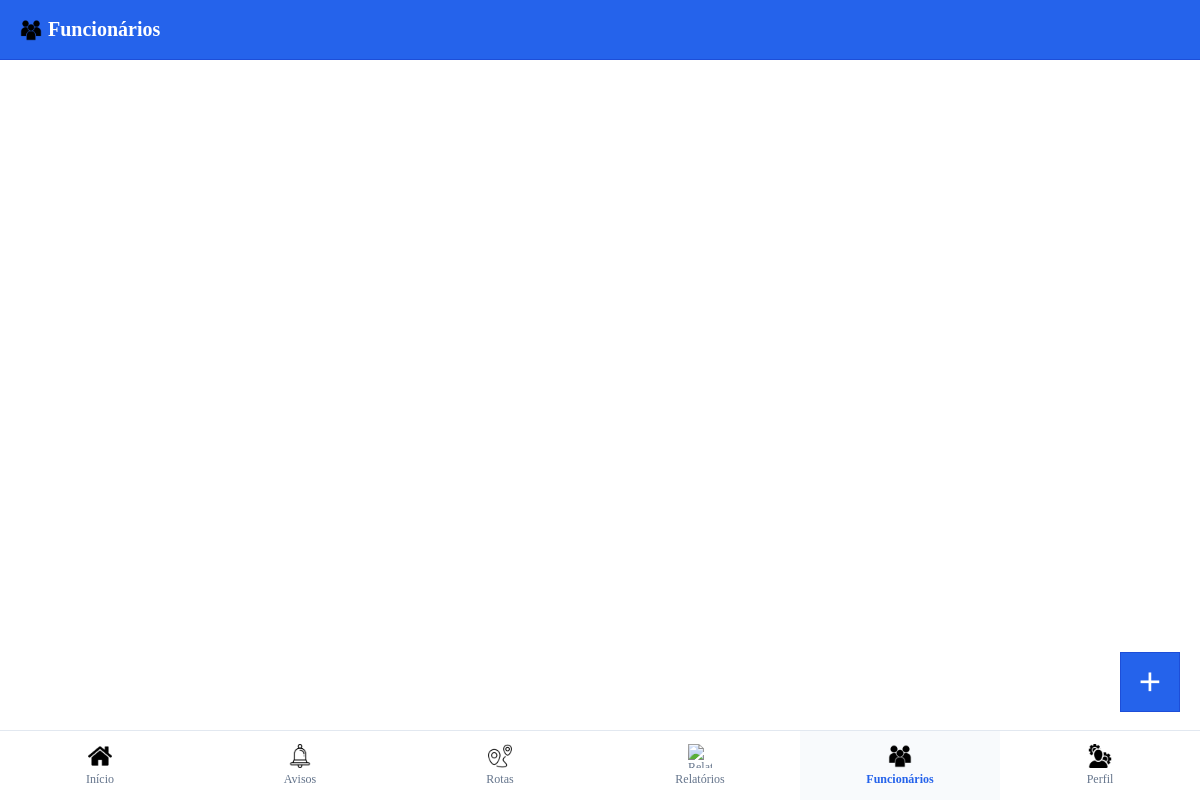
Page /funcionarios.php (signed in) on the earlier database version.
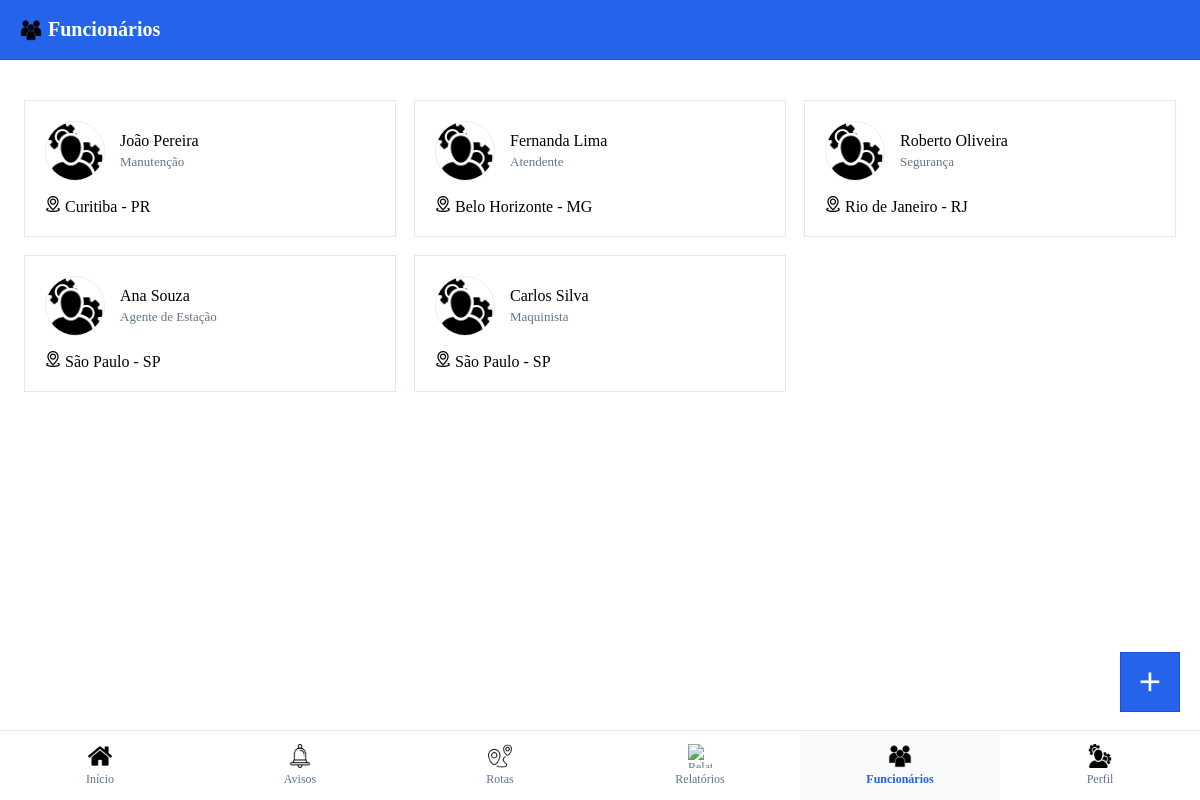
Same page on the later database version.
### tables this page shows
CREATE TABLE employees (
  id INT AUTO_INCREMENT PRIMARY KEY,
  name VARCHAR(150) NOT NULL,
  role VARCHAR(120) NOT NULL,
  phone VARCHAR(30),
  cep VARCHAR(12),
  street VARCHAR(200),
  neighborhood VARCHAR(150),
  city VARCHAR(120),
  uf VARCHAR(4),
  photo VARCHAR(255),
  created_at TIMESTAMP DEFAULT CURRENT_TIMESTAMP
);

### public/funcionarios.php (the view, shortened to what this page needs)
<?php
require_once('../assets/config/db.php');
?>
<!DOCTYPE html>
<html lang="pt-BR">
<head>
    <link href="https://cdn.jsdelivr.net/npm/remixicon@4.3.0/fonts/remixicon.css" rel="stylesheet">
    <link href="../assets/css/styles.css" rel="stylesheet">
</head>
<body>
    <div class="top-header">
        <h1><img src="../assets/images/icones_funcionarios.png" alt="Funcionários" class="icon-img" style="width:22px;height:22px;">
            Funcionários</h1>
    </div>
    <div class="container" style="padding-bottom: 80px;">
        <div class="routes-grid">
            <?php
            $res = $mysqli->query("SELECT * FROM employees ORDER BY id DESC");
            while ($f = $res->fetch_assoc()) {
                $photoVal = $f['photo'];
                if ($photoVal && strpos($photoVal, 'assets/') === 0) {
                    $photoPath = '../' . $photoVal;
                } elseif ($photoVal) {
                    $photoPath = '../assets/uploads/funcionarios/' . $photoVal;
                } else {
                    $photoPath = '../assets/uploads/profile_photos/avatar-default.png';
                }
                $jsonData = htmlspecialchars(json_encode($f), ENT_QUOTES, 'UTF-8');
                echo "
                <div class='route-card' onclick='editEmployee($jsonData)'>
                    <div style='display:flex; gap:15px; align-items:center;'>
                        <img src='$photoPath' style='width:60px; height:60px; border-radius:50%; object-fit:cover; border:1px solid #eee;'>
                        <div>
                            <div class='route-title' style='margin-bottom:4px;'>" . htmlspecialchars($f['name']) . "</div>
                            <div style='font-size:13px; color:var(--muted);'>" . htmlspecialchars($f['role']) . "</div>
                        </div>
                    </div>
                    <div class='details' style='margin-top:15px;'>
                        <img src='../assets/images/local_icone.png' class='icon-img' style='width:16px;height:16px;'> " . htmlspecialchars($f['city']) . " - " . htmlspecialchars($f['uf']) . "
                    </div>
                </div>";
            }
            ?>
        </div>
    </div>
    <div class="fab" onclick="openCreateModal()">
        <i class="ri-add-line" style="font-size: 32px;"></i>
    </div>
    <?php include '_partials/bottom_nav.php'; ?>
</body>
</html>

### public/_partials/bottom_nav.php
<?php
$current_page = basename($_SERVER['PHP_SELF']);
?>
<div class="bottom-nav">
  <a href="dashboard.php" class="<?php echo $current_page == 'dashboard.php' ? 'active' : ''; ?>">
    <img src="../assets/images/inicio_png.png" alt="Início" class="icon-img" style="width:24px;height:24px;margin-bottom:4px;">
    <span>Início</span>
  </a>
  <a href="avisos.php" class="<?php echo $current_page == 'avisos.php' ? 'active' : ''; ?>">
    <img src="../assets/images/notificacao_icone.png" alt="Avisos" class="icon-img" style="width:24px;height:24px;margin-bottom:4px;">
    <span>Avisos</span>
  </a>
  <a href="rotas.php" class="<?php echo $current_page == 'rotas.php' ? 'active' : ''; ?>">
    <img src="../assets/images/rotas_icone.png" alt="Rotas" class="icon-img" style="width:24px;height:24px;margin-bottom:4px;">
    <span>Rotas</span>
  </a>
  <a href="relatorios.php" class="<?php echo $current_page == 'relatorios.php' ? 'active' : ''; ?>">
    <img src="../assets/images/grafico_icone.png" alt="Relatórios" class="icon-img" style="width:24px;height:24px;margin-bottom:4px;">
    <span>Relatórios</span>
  </a>
  <a href="funcionarios.php" class="<?php echo $current_page == 'funcionarios.php' ? 'active' : ''; ?>">
    <img src="../assets/images/icones_funcionarios.png" alt="Funcionários" class="icon-img" style="width:24px;height:24px;margin-bottom:4px;">
    <span>Funcionários</span>
  </a>
  <a href="meu_perfil.php" class="<?php echo $current_page == 'meu_perfil.php' ? 'active' : ''; ?>">
    <img src="../assets/images/icone_adm.png" alt="Perfil" class="icon-img" style="width:24px;height:24px;margin-bottom:4px;">
    <span>Perfil</span>
  </a>
</div>

### assets/css/styles.css (style rules this page uses)
:root { --bg: #f8f9fa; --card: #ffffff; --brand: #2563eb; --brand-light: #3b82f6; --brand-dark: #1d4ed8; --text: #1e293b; --muted: #64748b; --border: #e2e8f0; --success: #22c55e; --danger: #ef4444; --warning: #f59e0b; --radius: 0px; }
*, *::before, *::after { box-sizing: border-box; margin: 0; padding: 0; }
html { height: 100%; }
body { min-height: 100%; padding-bottom: 80px; }
a { color: var(--brand); text-decoration: none; }
.container { max-width: 1200px; margin: 0 auto; padding: 24px; }
.top-header { background: var(--brand); color: #fff; padding: 18px 20px; display: flex; align-items: center; gap: 10px; border-bottom: 1px solid var(--brand-dark); }
.top-header h1 { color: #fff; font-size: 20px; font-weight: 700; display: flex; align-items: center; gap: 6px; }
.routes-grid { display: grid; grid-template-columns: repeat(auto-fit, minmax(290px, 1fr)); gap: 18px; margin-top: 16px; }
.route-card { background: #fff; padding: 20px; border: 1px solid var(--border); }
.fab { position: fixed; right: 20px; bottom: 88px; width: 60px; height: 60px; background: var(--brand); color: #fff; display: flex; justify-content: center; align-items: center; font-size: 28px; cursor: pointer; border: 1px solid var(--brand-dark); }
.bottom-nav, .mobile-menu { position: fixed; bottom: 0; left: 0; right: 0; background: #ffffff; height: 70px; display: flex; justify-content: space-around; align-items: center; border-top: 1px solid var(--border); z-index: 999; padding-bottom: env(safe-area-inset-bottom); }
.bottom-nav a, .mobile-menu a { text-decoration: none; text-align: center; color: var(--muted); font-size: 12px; display: flex; flex-direction: column; align-items: center; justify-content: center; flex: 1; height: 100%; }
.bottom-nav a.active, .bottom-nav a:hover, .mobile-menu a.active, .mobile-menu a:hover { color: var(--brand); background-color: #f8fafc; font-weight: 600; }

Differences in the rows shown:
added employees: name "João Pereira", role "Manutenção", city "Curitiba", uf "PR"
added employees: name "Fernanda Lima", role "Atendente", city "Belo Horizonte", uf "MG"
added employees: name "Roberto Oliveira", role "Segurança", city "Rio de Janeiro", uf "RJ"
added employees: name "Ana Souza", role "Agente de Estação", city "São Paulo", uf "SP"
added employees: name "Carlos Silva", role "Maquinista", city "São Paulo", uf "SP"
